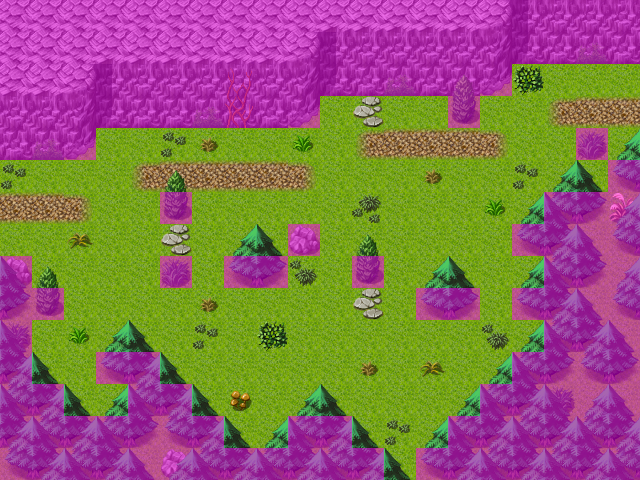

The image is a tile-based game level rendered from a .tmx file. Its description and source (layers, tilesets, objects; grid data summarised) follow:
An orthogonal 20x15 tile map with 32x32 px tiles, 4 tile layers (Ground, Objects, Above, Walkable), 40 tilesets and 5 objects (3x spawn, 2x mapchange).

<map version="1.0" orientation="orthogonal" width="20" height="15" tilewidth="32" tileheight="32">
 <properties>
  <property name="outdoors" value="1" />
 </properties>
 <tileset firstgid="1" name="map_bed_1" tilewidth="32" tileheight="32">
  <image source="../drawable/map_bed_1.png" width="512" height="256" />
 </tileset>
 <tileset firstgid="129" name="map_border_1" tilewidth="32" tileheight="32">
  <image source="../drawable/map_border_1.png" width="512" height="256" />
 </tileset>
 <tileset firstgid="257" name="map_bridge_1" tilewidth="32" tileheight="32">
  <image source="../drawable/map_bridge_1.png" width="512" height="256" />
 </tileset>
 <tileset firstgid="385" name="map_broken_1" tilewidth="32" tileheight="32">
  <image source="../drawable/map_broken_1.png" width="512" height="256" />
 </tileset>
 <tileset firstgid="513" name="map_cavewall_1" tilewidth="32" tileheight="32">
  <image source="../drawable/map_cavewall_1.png" width="576" height="192" />
 </tileset>
 <tileset firstgid="621" name="map_cavewall_2" tilewidth="32" tileheight="32">
  <image source="../drawable/map_cavewall_2.png" width="576" height="192" />
 </tileset>
 <tileset firstgid="729" name="map_cavewall_3" tilewidth="32" tileheight="32">
  <image source="../drawable/map_cavewall_3.png" width="576" height="192" />
 </tileset>
 <tileset firstgid="837" name="map_chair_table_1" tilewidth="32" tileheight="32">
  <image source="../drawable/map_chair_table_1.png" width="512" height="256" />
 </tileset>
 <tileset firstgid="965" name="map_crate_1" tilewidth="32" tileheight="32">
  <image source="../drawable/map_crate_1.png" width="512" height="256" />
 </tileset>
 <tileset firstgid="1093" name="map_cupboard_1" tilewidth="32" tileheight="32">
  <image source="../drawable/map_cupboard_1.png" width="512" height="256" />
 </tileset>
 <tileset firstgid="1221" name="map_curtain_1" tilewidth="32" tileheight="32">
  <image source="../drawable/map_curtain_1.png" width="512" height="256" />
 </tileset>
 <tileset firstgid="1349" name="map_entrance_1" tilewidth="32" tileheight="32">
  <image source="../drawable/map_entrance_1.png" width="512" height="256" />
 </tileset>
 <tileset firstgid="1477" name="map_fence_1" tilewidth="32" tileheight="32">
  <image source="../drawable/map_fence_1.png" width="512" height="256" />
 </tileset>
 <tileset firstgid="1605" name="map_fence_2" tilewidth="32" tileheight="32">
  <image source="../drawable/map_fence_2.png" width="512" height="256" />
 </tileset>
 <tileset firstgid="1733" name="map_ground_1" tilewidth="32" tileheight="32">
  <image source="../drawable/map_ground_1.png" width="512" height="256" />
 </tileset>
 <tileset firstgid="1861" name="map_ground_2" tilewidth="32" tileheight="32">
  <image source="../drawable/map_ground_2.png" width="512" height="256" />
 </tileset>
 <tileset firstgid="1989" name="map_ground_3" tilewidth="32" tileheight="32">
  <image source="../drawable/map_ground_3.png" width="512" height="256" />
 </tileset>
 <tileset firstgid="2117" name="map_ground_4" tilewidth="32" tileheight="32">
  <image source="../drawable/map_ground_4.png" width="512" height="256" />
 </tileset>
 <tileset firstgid="2245" name="map_ground_5" tilewidth="32" tileheight="32">
  <image source="../drawable/map_ground_5.png" width="512" height="256" />
 </tileset>
 <tileset firstgid="2373" name="map_ground_6" tilewidth="32" tileheight="32">
  <image source="../drawable/map_ground_6.png" width="512" height="256" />
 </tileset>
 <tileset firstgid="2501" name="map_ground_7" tilewidth="32" tileheight="32">
  <image source="../drawable/map_ground_7.png" width="512" height="256" />
 </tileset>
 <tileset firstgid="2629" name="map_ground_8" tilewidth="32" tileheight="32">
  <image source="../drawable/map_ground_8.png" width="512" height="256" />
 </tileset>
 <tileset firstgid="2757" name="map_indoor_1" tilewidth="32" tileheight="32">
  <image source="../drawable/map_indoor_1.png" width="512" height="256" />
 </tileset>
 <tileset firstgid="2885" name="map_kitchen_1" tilewidth="32" tileheight="32">
  <image source="../drawable/map_kitchen_1.png" width="512" height="256" />
 </tileset>
 <tileset firstgid="3013" name="map_outdoor_1" tilewidth="32" tileheight="32">
  <image source="../drawable/map_outdoor_1.png" width="512" height="256" />
 </tileset>
 <tileset firstgid="3141" name="map_pillar_1" tilewidth="32" tileheight="32">
  <image source="../drawable/map_pillar_1.png" width="512" height="256" />
 </tileset>
 <tileset firstgid="3269" name="map_plant_1" tilewidth="32" tileheight="32">
  <image source="../drawable/map_plant_1.png" width="512" height="256" />
 </tileset>
 <tileset firstgid="3397" name="map_rock_1" tilewidth="32" tileheight="32">
  <image source="../drawable/map_rock_1.png" width="512" height="256" />
 </tileset>
 <tileset firstgid="3525" name="map_roof_1" tilewidth="32" tileheight="32">
  <image source="../drawable/map_roof_1.png" width="512" height="256" />
 </tileset>
 <tileset firstgid="3653" name="map_roof_2" tilewidth="32" tileheight="32">
  <image source="../drawable/map_roof_2.png" width="512" height="256" />
 </tileset>
 <tileset firstgid="3781" name="map_shop_1" tilewidth="32" tileheight="32">
  <image source="../drawable/map_shop_1.png" width="512" height="256" />
 </tileset>
 <tileset firstgid="3909" name="map_sign_ladder_1" tilewidth="32" tileheight="32">
  <image source="../drawable/map_sign_ladder_1.png" width="512" height="256" />
 </tileset>
 <tileset firstgid="4037" name="map_table_1" tilewidth="32" tileheight="32">
  <image source="../drawable/map_table_1.png" width="512" height="256" />
 </tileset>
 <tileset firstgid="4165" name="map_trail_1" tilewidth="32" tileheight="32">
  <image source="../drawable/map_trail_1.png" width="512" height="256" />
 </tileset>
 <tileset firstgid="4293" name="map_tree_1" tilewidth="32" tileheight="32">
  <image source="../drawable/map_tree_1.png" width="512" height="256" />
 </tileset>
 <tileset firstgid="4421" name="map_wall_1" tilewidth="32" tileheight="32">
  <image source="../drawable/map_wall_1.png" width="512" height="256" />
 </tileset>
 <tileset firstgid="4549" name="map_wall_2" tilewidth="32" tileheight="32">
  <image source="../drawable/map_wall_2.png" width="480" height="256" />
 </tileset>
 <tileset firstgid="4669" name="map_wall_3" tilewidth="32" tileheight="32">
  <image source="../drawable/map_wall_3.png" width="480" height="256" />
 </tileset>
 <tileset firstgid="4789" name="map_window_1" tilewidth="32" tileheight="32">
  <image source="../drawable/map_window_1.png" width="512" height="256" />
 </tileset>
 <tileset firstgid="4917" name="map_window_2" tilewidth="32" tileheight="32">
  <image source="../drawable/map_window_2.png" width="512" height="256" />
 </tileset>
 <layer name="Ground" width="20" height="15">
  <data>[300 cells, 300 non-empty, 7 distinct tile ids]</data>
 </layer>
 <layer name="Objects" width="20" height="15">
  <data>[300 cells, 124 non-empty, 24 distinct tile ids]</data>
 </layer>
 <layer name="Above" width="20" height="15">
  <data>[300 cells, 48 non-empty, 5 distinct tile ids]</data>
 </layer>
 <layer name="Walkable" width="20" height="15">
  <data>[300 cells, 151 non-empty, 1 distinct tile ids]</data>
 </layer>
 <objectgroup name="Mapevents">
  <object name="east" type="mapchange" x="608" y="64" width="32" height="96">
   <properties>
    <property name="map" value="wild7" />
    <property name="place" value="west" />
   </properties>
  </object>
  <object name="west" type="mapchange" x="0" y="160" width="32" height="96">
   <properties>
    <property name="map" value="flagstone0" />
    <property name="place" value="east" />
   </properties>
  </object>
 </objectgroup>
 <objectgroup name="Spawn">
  <object name="forestserpent2" type="spawn" x="160" y="288" width="320" height="128" />
  </objectgroup>
 <objectgroup name="Keys" visible="0" />
</map>
<!-- 2 of 5 objects omitted -->
